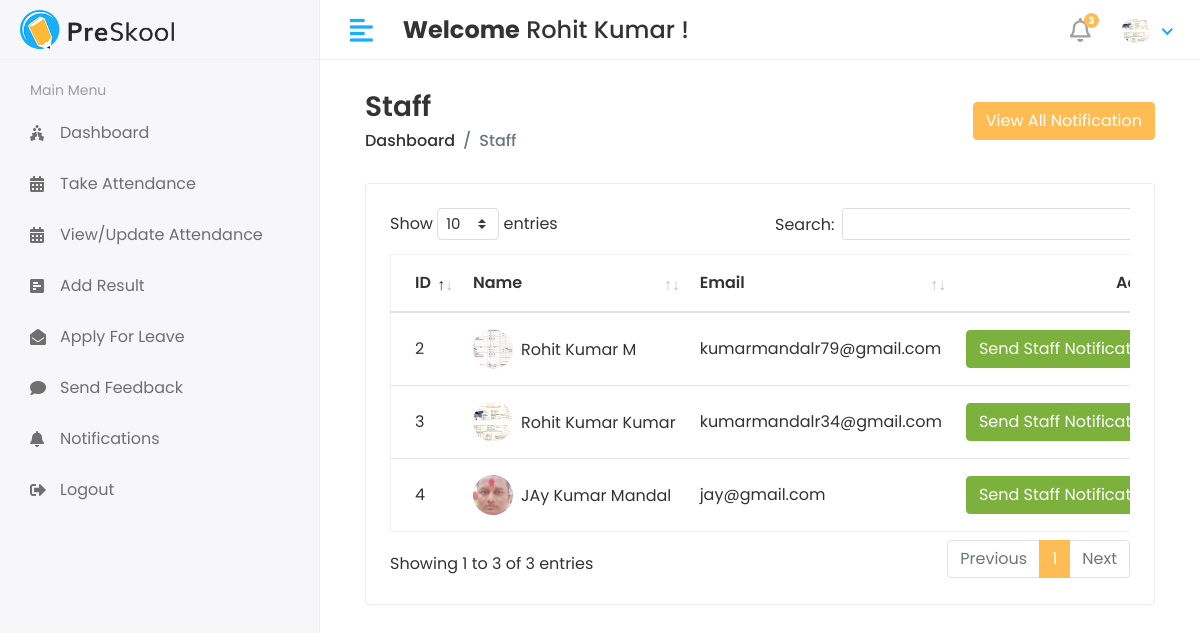
/Hod/Staff/Send_Notification (signed in), run on an earlier commit of the app's database.
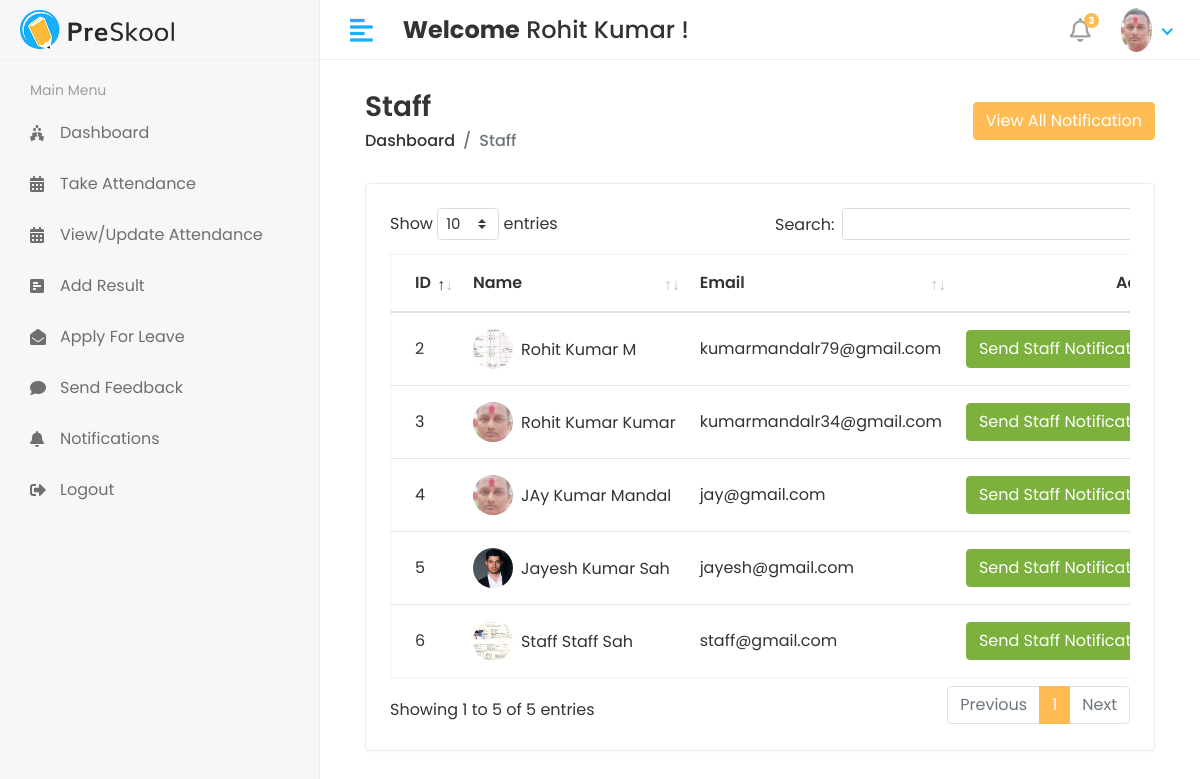
And on a later commit of the database.
### app/models.py (models this page shows, shortened)
class CustomUser(AbstractUser):
    USER = (
        (1,'HOD'),
        (2, 'STAFF'),
        (3, 'STUDENT'),
    )
    user_type = models.CharField(choices=USER,max_length=50,default=1)
    profile_pic = models.ImageField(upload_to='media/profile_pic')

class Staff(models.Model):
    admin = models.OneToOneField(CustomUser,on_delete=models.CASCADE)
    middle_name = models.CharField(max_length=100,default=True)
    address =models.TextField(default=True)
    gender =models.CharField(max_length=100)
    created_at = models.DateTimeField(auto_now_add=True)
    updated_at = models.DateTimeField(auto_now=True)

### studentmanagementsystem/Hod_View.py (the view)
# urls.py: path('Hod/Staff/Send_Notification',Hod_View.Staff_Send_Notification,name="staff_send_notification"),
@login_required(login_url='/')
def Staff_Send_Notification(request):
    staff = Staff.objects.all()
    see_notification = Staff_Notification.objects.all().order_by('-id')[0:5]
    context = {
        'staff':staff,
        'see_notification':see_notification,
    }
    return render(request,'Hod/send_staff_notification.html',context)

### templates/Hod/send_staff_notification.html (shortened to what this page needs)
{% extends 'base.html' %}
{% block content %}
{% load static %}
<div class="content container-fluid">
   <div class="page-header">
      <div class="row align-items-center">
         <div class="col">
            <h3 class="page-title">Staff</h3>
            <ul class="breadcrumb">
               <li class="breadcrumb-item"><a href="index.html">Dashboard</a></li>
               <li class="breadcrumb-item active">Staff</li>
            </ul>
         </div>
         <div class="col-auto text-right float-right ml-auto">
            <button type="button" class="btn btn-primary" data-toggle="modal" data-target="#exampleModalCenter">
            View All Notification
            </button>
         </div>
      </div>
   </div>
   <div class="row">
      <div class="col-sm-12">
         <div class="card card-table">
            <div class="card-body">
               <div class="table-responsive">
                  <table id="table_id" class="table table-hover table-center mb-0">
                     <thead>
                        <tr>
                           <th>ID</th>
                           <th>Name</th>
                           <th>Email</th>
                           <th class="text-right">Action</th>
                        </tr>
                     </thead>
                     <tbody>
                        {% for i in staff %}
                        <tr>
                           <td>{{i.id}}</td>
                           <td>
                              <h2 class="table-avatar">
                                 <a href="student-details.html" class="avatar avatar-sm mr-2"><img class="avatar-img rounded-circle" src="/{{i.admin.profile_pic}}" alt="User Image"></a>
                                 <a href="student-details.html">{{i.admin.first_name}}&nbsp;{{i.middle_name}}&nbsp;{{i.admin.last_name}}</a>
                              </h2>
                           </td>
                           <td>{{i.admin.email}}</td>
                           <td class="text-right">
                              <button type="button" class="btn btn-success" data-toggle="modal" data-target="#sendnotiofication-{{forloop.counter}}">
                              Send Staff Notification
                              </button>
                           </td>
                        </tr>
                        {% endfor %}
                     </tbody>
                  </table>
               </div>
            </div>
         </div>
      </div>
   </div>
</div>
{% endblock %}

### templates/base.html (shortened to what this page needs)
<!DOCTYPE html>
<html lang="en">
   <head>
      {% load static %}
      <link rel="stylesheet" href="{% static 'assets/plugins/bootstrap/css/bootstrap.min.css' %}">
      <link rel="stylesheet" href="{% static 'assets/plugins/fontawesome/css/fontawesome.min.css' %}">
      <link rel="stylesheet" href="{% static 'assets/plugins/fontawesome/css/all.min.css' %}">
      <link rel="stylesheet" href="{% static 'assets/css/style.css' %}">
       <link rel="stylesheet" href="{% static 'assets/plugins/datatables/datatables.min.css' %}">
   </head>
 <body>
 <div class="main-wrapper">
      {% include 'includes/header.html' %}
     {% include 'includes/sidebar.html' %}
     <div class="page-wrapper">
        <div class="content container-fluid">
              {% block content %}
           {% endblock %}
   </body>
</html>

### templates/includes/header.html (shortened to what this page needs)
    {% load static %}
         <div class="header">
            <div class="header-left">
               <a href="index.html" class="logo">
               <img src="/static/assets/img/logo.png" alt="Logo">
               </a>
            </div>
            <a href="javascript:void(0);" id="toggle_btn">
            <i class="fas fa-align-left"></i>
            </a>
            <div class="top-nav-search mt-3">
              <h4><strong>Welcome</strong>&nbsp;<span>{{ user.first_name }}&nbsp;{{ user.last_name }}</span>&nbsp;!</h4>
            </div>
            <ul class="nav user-menu">
               <li class="nav-item dropdown noti-dropdown">
                  <a href="#" class="dropdown-toggle nav-link" data-toggle="dropdown">
                  <i class="far fa-bell"></i> <span class="badge badge-pill">3</span>
                  </a>
               </li>
               <li class="nav-item dropdown has-arrow">
                  <a href="#" class="dropdown-toggle nav-link" data-toggle="dropdown">
                     {% if user.profile_pic == "" %}
                      <span class="user-img"><img class="rounded-circle" src="/static/assets/img/NoImage.jpg" width="31" alt="Ryan Taylor"></span>
                     {% else %}
                  <span class="user-img"><img class="rounded-circle" src="/{{user.profile_pic}}" width="31" alt="Ryan Taylor"></span>
                     {% endif %}
                  </a>
               </li>
            </ul>
         </div>

### templates/includes/sidebar.html (shortened to what this page needs)
{% load static %}
{% load active_link_tags %}
<div class="sidebar" id="sidebar">
            <div class="sidebar-inner slimscroll">
               <div id="sidebar-menu" class="sidebar-menu">
                   {% if user.user_type == '1' %}
                  <ul>
                     <li class="menu-title">
                        <span>Main Menu</span>
                     </li>
                      <li class="{% active_link 'hod_home' 'active' %}">
                        <a href="{% url 'hod_home' %}"><i class="fas fa-holly-berry"></i> <span>Dashboard</span></a>
                     </li>
                     <li class="submenu {% active_link 'add_student' 'active' %} {% active_link 'view_student' 'active' %}">
                        <a href="#"><i class="fas fa-user-graduate"></i> <span> Students</span> <span class="menu-arrow"></span></a>
                        <ul>
                           <li><a href="{% url 'add_student' %}">Add Student</a></li>
                           <li><a href="{% url 'view_student' %}">View Student</a></li>
                        </ul>
                     </li>
                     <li class="submenu {% active_link 'add_staff' 'active' %} {% active_link 'view_staff' 'active' %}">
                        <a href="#"><i class="fas fa-chalkboard-teacher"></i> <span> Staff</span> <span class="menu-arrow"></span></a>
                        <ul>
                           <li><a href="{% url 'add_staff' %}">Add Staff</a></li>
                           <li><a href="{% url 'view_staff' %}">View Staff</a></li>
                        </ul>
                     </li>
                     <li class="submenu {% active_link 'add_course' 'active' %} {% active_link 'view_course' 'active' %}">
                        <a href="#"><i class="fa fa-graduation-cap"></i> <span> Course</span> <span class="menu-arrow"></span></a>
                        <ul>
                           <li><a href="{% url 'add_course' %}">Add Course</a></li>
                           <li><a href="{% url 'view_course' %}">View Course</a></li>
                        </ul>
                     </li>
                     <li class="submenu {% active_link 'add_subject' 'active' %} {% active_link 'view_subject' 'active' %}">
                        <a href="#"><i class="fas fa-book-reader"></i> <span> Subjects</span> <span class="menu-arrow"></span></a>
                        <ul>
                           <li><a href="{% url 'add_subject' %}">Add Subject</a></li>
                           <li><a href="{% url 'view_subject' %}">View Subject</a></li>
                        </ul>
                     </li>
                      <li class="submenu {% active_link 'add_session' 'active' %} {% active_link 'view_session' 'active' %}">
                        <a href="#"><i class="fas fa-clock"></i> <span> Session</span> <span class="menu-arrow"></span></a>
                        <ul>
                           <li><a href="{% url 'add_session' %}">Add Session</a></li>
                           <li><a href="{% url 'view_session' %}">View Session</a></li>
                        </ul>
                     </li>
                      <li class="{% active_link 'staff_send_notification' 'active' %}">
                        <a href="{% url 'staff_send_notification' %}"><i class="fas fa-bell"></i> <span>Send Staff Notification</span></a>
                     </li>
                       <li class="{% active_link 'student_send_notification' 'active' %}">
                        <a href="{% url 'student_send_notification' %}"><i class="fas fa-bell"></i> <span>Send Student Notification</span></a>
                     </li>
                       <li class="{% active_link 'hod_view_attendance' 'active' %}">
                        <a href="{% url 'hod_view_attendance' %}"><i class="fa fa-calendar"></i> <span>View Attendance</span></a>
                     </li>
                      <li class="{% active_link 'staff_feedback_reply' 'active' %}">
                        <a href="{% url 'staff_feedback_reply' %}"><i class="fas fa-comments"></i> <span>Staff Feedback</span></a>
                     </li>
                      <li class="{% active_link 'student_feedback_reply' 'active' %}">
                        <a href="{% url 'student_feedback_reply' %}"><i class="fas fa-comments"></i> <span>Student Feedback</span></a>
                     </li>
                      <li class="{% active_link 'student_save_leave_view' 'active' %}">
                        <a href="{% url 'student_save_leave_view' %}"><i class="fas fa-envelope"></i> <span>Student Leave</span></a>
                     </li>
                      <li class="{% active_link 'staff_save_leave_view' 'active' %}">
                        <a href="{% url 'staff_save_leave_view' %}"><i class="fas fa-envelope"></i> <span>Staff Leave</span></a>
                     </li>
                      <li class="{% active_link 'doLogout' 'active' %}">
                        <a href="{% url 'doLogout' %}"><i class="fas fa-sign-out-alt"></i> <span>Logout</span></a>
                     </li>
                  </ul>
                   {% elif user.user_type == '2' %}
                   <ul>
                     <li class="menu-title">
                        <span>Main Menu</span>
                     </li>
                      <li class="{% active_link 'staff_home' 'active' %}">
                        <a href="{% url 'staff_home' %}"><i class="fas fa-holly-berry"></i> <span>Dashboard</span></a>
                     </li>
                        <li class="{% active_link 'staff_take_attendance' 'active' %}">
                        <a href="{% url 'staff_take_attendance' %}"><i class="fas fa-calendar-alt"></i> <span>Take Attendance</span></a>
                     </li>
                        <li class="{% active_link 'staff_view_attendance' 'active' %}">
                        <a href="{% url 'staff_view_attendance' %}"><i class="fas fa-calendar-alt"></i> <span>View/Update Attendance</span></a>
                     </li>
                        <li class="{% active_link 'add_result' 'active' %}">
                        <a href="{% url 'add_result' %}"><i class="fas fa-poll-h"></i> <span>Add Result</span></a>
                     </li>
                        <li class="{% active_link 'staff_apply_leave' 'active' %}">
                        <a href="{% url 'staff_apply_leave' %}"><i class="fas fa-envelope-open"></i> <span>Apply For Leave</span></a>
                     </li>
                        <li class="{% active_link 'staff_feedback' 'active' %}">
                        <a href="{% url 'staff_feedback' %}"><i class="fas fa-comment"></i> <span>Send Feedback</span></a>
                     </li>
                        <li class="{% active_link 'notifications' 'active' %}">
                        <a href="{% url 'notifications' %}"><i class="fas fa-bell"></i> <span>Notifications</span></a>
                     </li>
                        <li class="{% active_link 'doLogout' 'active' %}">
                        <a href="{% url 'doLogout' %}"><i class="fas fa-sign-out-alt"></i> <span>Logout</span></a>
                     </li>
                   </ul>
                   {% endif %}
               </div>
            </div>
</div>

### templates/includes/footer.html (shortened to what this page needs)
 {% load static %}

What changed in the data, as far as the page shows it:
changed CustomUser "Rohit": profile_pic: a different picture
changed Staff "kumarmandalr34@gmail.com": admin.profile_pic: a different picture
added Staff: id "5", admin.profile_pic (picture), admin.first_name "Jayesh", middle_name "Kumar", admin.last_name "Sah", admin.email "jayesh@gmail.com"
added Staff: id "6", admin.profile_pic (picture), admin.first_name "Staff", middle_name "Staff", admin.last_name "Sah", admin.email "staff@gmail.com"
Also different on the page:
text written by a page script: "Show entries Search: Showing 1 to 3 of 3 entries Previous 1 Next" → "Show entries Search: Showing 1 to 5 of 5 entries Previous 1 Next"
